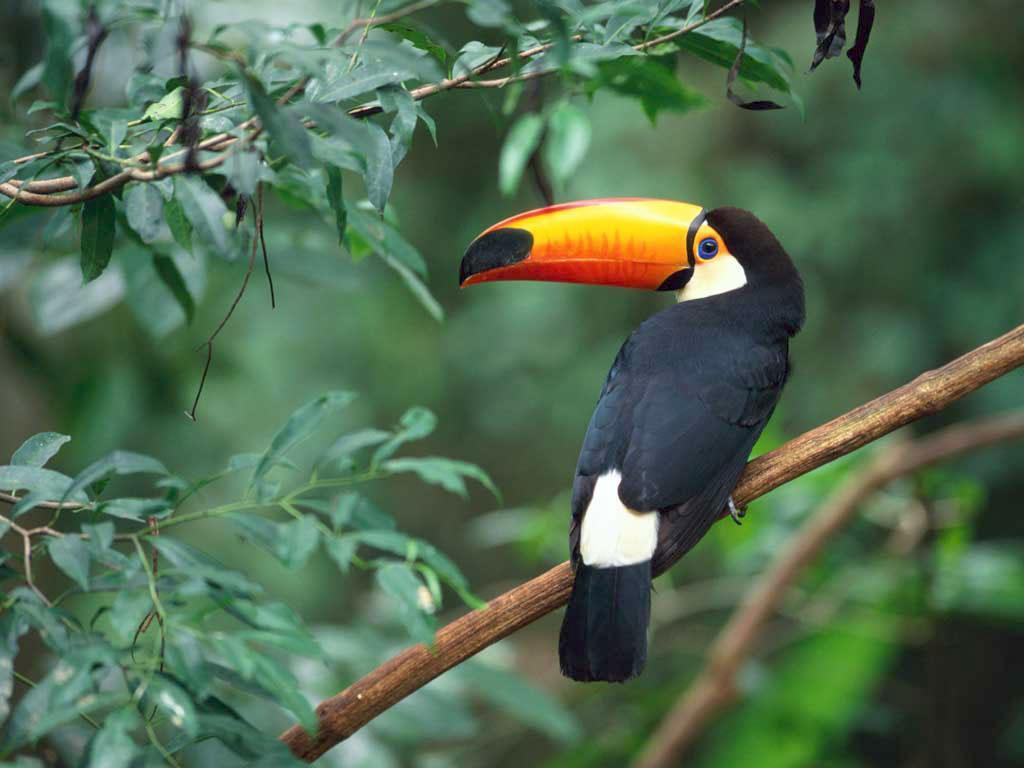
//> input picture blatt_4/report/data/toucan.jpg, 1024 x 768 px
$ ./a2   (built with g++ and OpenCV 4)
//> lines starting //> are read from the running program, lines starting //| are printed output that depends on the picture; after the words box and inside, x2 and y2 are one past the last pixel; in counts of white or black regions, pixels touching at a corner belong together
#include <iostream>
#include <string>
#include <opencv2/core/core.hpp>
#include <opencv2/highgui/highgui.hpp>
#include <opencv2/imgproc/imgproc.hpp>
#include <math.h>

using namespace std;
using namespace cv;

void showandsave(string name, Mat img) {
	imwrite("data/res/" + name + ".png", img);
	imshow(name, img);
	waitKey();
}

// [112 lines left out: functions a1, b1, c1, watershit, not called in this run]

#define use_toucan 1

void ml() {
#if use_toucan
Point toucP1(455, 185); //toucan
Point toucP2(810, 690);
string imname = "toucan";
float thresh = 1.0;
#else
	Point toucP1(90, 70); //kitty
	Point toucP2(240, 450);
	string imname = "grabcut-dataset/388016";
	float thresh = 5.0;
#endif
	Mat img = imread("data/" + imname + ".jpg", CV_LOAD_IMAGE_COLOR);
//> img is the input picture: 768 rows x 1024 cols, CV_8UC3; mean B, G, R 80.9, 106.4, 81.1
	blur(img,img,Size(25,25));
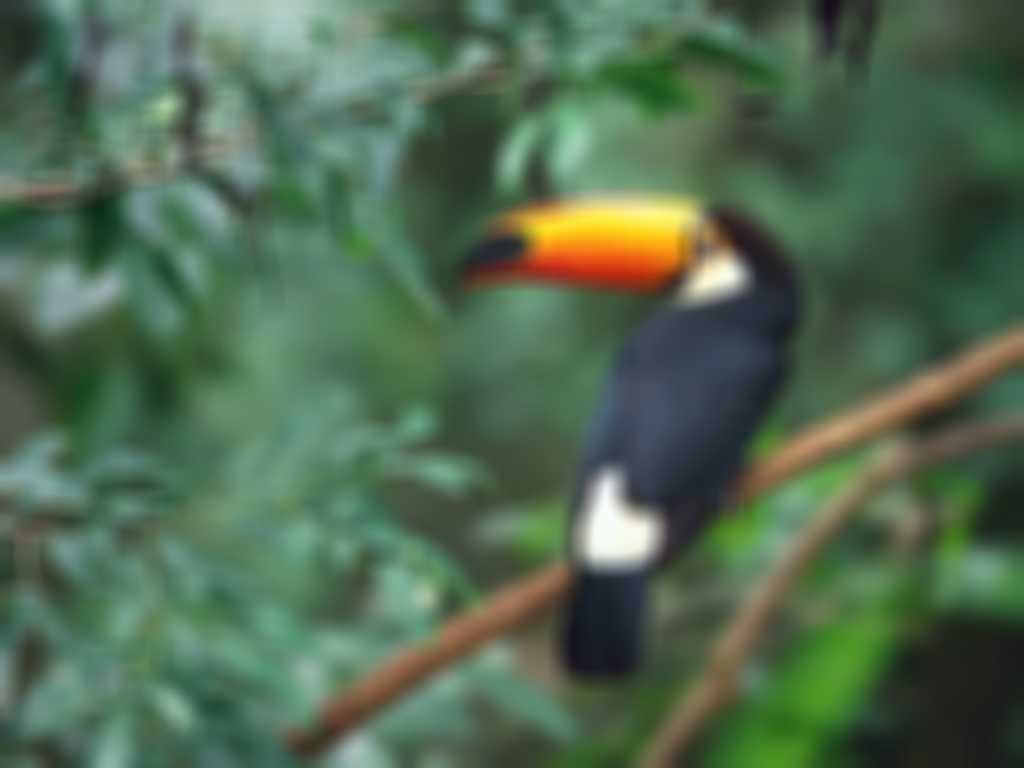
//> img: 768 rows x 1024 cols, CV_8UC3; mean B, G, R 80.9, 106.4, 81.1
// [4 lines of commented-out code are left out]
	Mat tmp;
	img.copyTo(tmp);
	rectangle(tmp, toucP1, toucP2, Scalar(255, 255, 255));
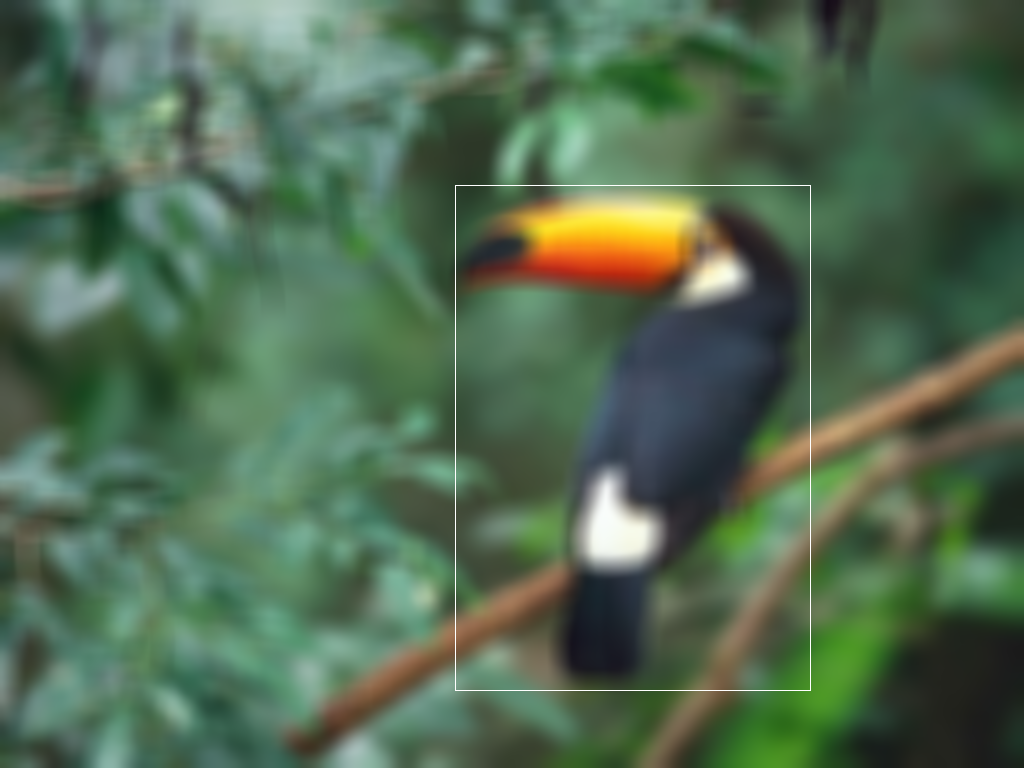
//> tmp: 768 rows x 1024 cols, CV_8UC3; 0.22% of pixels changed, all inside (x1, y1, x2, y2) = (455, 185, 811, 691)
	showandsave(imname + "_bounding", tmp);
	vector<Mat> fgp, bgp;
	for (int i = 0; i < img.cols; i++) {
		for (int j = 0; j < img.rows; j++) {
			Vec3b vpix = img.at<Vec3b>(j, i);
			Mat pix(3, 1, CV_64F);
			pix.at<double>(0, 0) = (double)vpix[0];
			pix.at<double>(1, 0) = (double)vpix[1];
			pix.at<double>(2, 0) = (double)vpix[2];
			if (i < toucP1.x || i > toucP2.x || j < toucP1.y || j > toucP2.y) {
				bgp.push_back(pix);
			} else {
				fgp.push_back(pix);
			}
		}
	}
	Mat meanfg, meanbg, covfg, covbg;
	calcCovarMatrix(&(fgp[0]), fgp.size(), covfg, meanfg, CV_COVAR_NORMAL | CV_COVAR_SCALE);
//> covfg = [[1226.3, 1075.8, 759.8], [1075.8, 2018.9, 1941.2], [759.8, 1941.2, 2901.5]]; meanfg = [75.45, 98.71, 91.41]
	calcCovarMatrix(&(bgp[0]), bgp.size(), covbg, meanbg, CV_COVAR_NORMAL | CV_COVAR_SCALE);
//> covbg = [[1047, 937.9, 774.1], [937.9, 1045.9, 764.6], [774.1, 764.6, 771.2]]; meanbg = [82.53, 108.7, 78.03]
	Mat icfg, icbg;
	invert(covfg, icfg);
//> icfg = [[0.00172, -0.00136, 0.000457], [-0.00136, 0.00246, -0.00129], [0.000457, -0.00129, 0.00109]]
	invert(covbg, icbg);
//> icbg = [[0.00591, -0.0035, -0.00246], [-0.0035, 0.00555, -0.00199], [-0.00246, -0.00199, 0.00574]]
	cout << "mufg" << endl;
	cout << meanfg << endl;
//| [75.45482857396632;
//|  98.71248390105254;
//|  91.41451458897721]
	cout << "covfg" << endl;
	cout << covfg << endl;
//| [1226.304838789279, 1075.794735541557, 759.8074810433164;
//|  1075.794735541557, 2018.883981914772, 1941.174837565003;
//|  759.8074810433164, 1941.174837565003, 2901.455153940054]
	cout << "mubg" << endl;
	cout << meanbg << endl;
//| [82.52743544407352;
//|  108.7073904495494;
//|  78.02516427619513]
	cout << "covbg" << endl;
	cout << covbg << endl;
//| [1047.037100094377, 937.8687922520879, 774.0547684916617;
//|  937.8687922520879, 1045.886185501893, 764.6485154839413;
//|  774.0547684916617, 764.6485154839413, 771.2403134263722]
	double d = 3;
	double prefg = 1.0 / (pow(2.0 * M_PI, d / 2.0) * sqrt(determinant(covfg)));
//> prefg = 1.82e-06
	double prebg = 1.0 / (pow(2.0 * M_PI, d / 2.0) * sqrt(determinant(covbg)));
//> prebg = 1.04e-05
	auto t = [&](Mat x)->double {
		Mat_<double> xf(x);
		Mat fgdiff = xf - meanfg;
		Mat tfgdiff;
		transpose(fgdiff,tfgdiff);
		Mat fgexp = tfgdiff*icfg*fgdiff;
		double f = prefg*exp(-0.5*fgexp.at<double>(0,0));
		Mat bgdiff = xf - meanbg;
		Mat tbgdiff;
		transpose(bgdiff,tbgdiff);
		Mat bgexp = tbgdiff*icbg*bgdiff;
		double b = prebg*exp(-0.5*bgexp.at<double>(0,0));
		return f/b;
	};


	Mat out = Mat::zeros(img.rows, img.cols, CV_8U);
	for (int x = 0; x < out.cols; x++) {
		for (int y = 0; y < out.rows; y++) {
			Vec3b vpix = img.at<Vec3b>(y, x);
			Mat pix(3, 1, CV_8U);
			pix.at<uchar>(0, 0) = vpix[0];
			pix.at<uchar>(1, 0) = vpix[1];
			pix.at<uchar>(2, 0) = vpix[2];
			float tp = t(pix);
			if (tp >= thresh) {
				out.at<uchar>(y, x) = 255;
			} else {
				out.at<uchar>(y, x) = 0;
			}
		}
	}
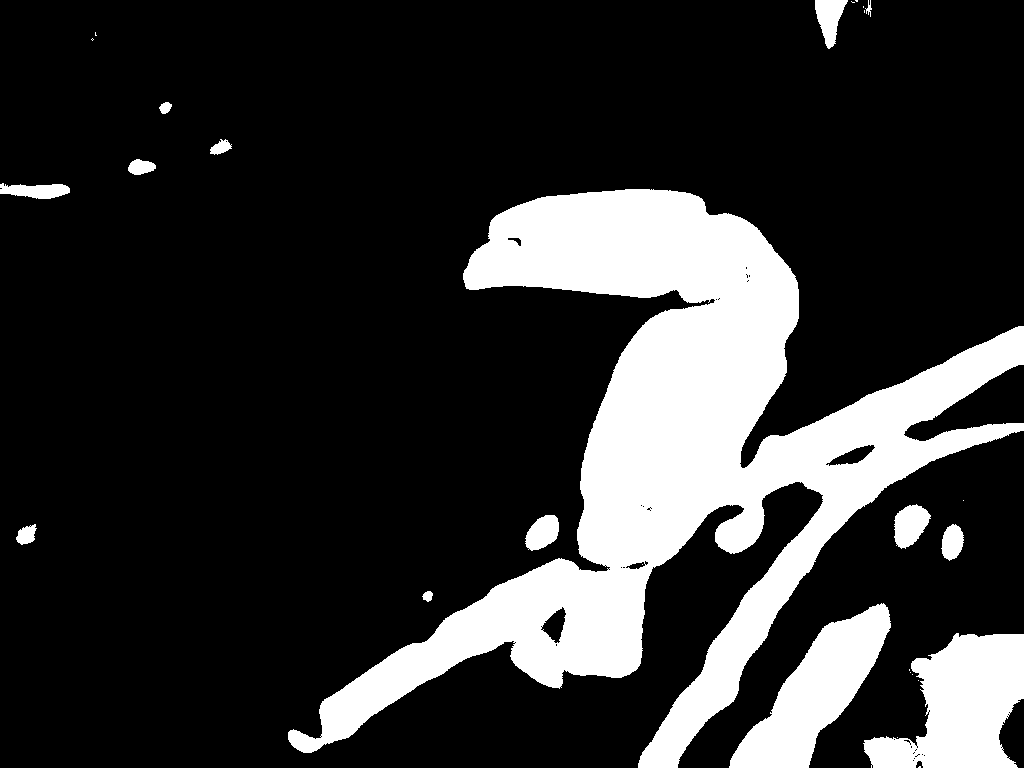
//> out: 768 rows x 1024 cols, CV_8UC1; 19.6% white; 28 white regions (14 under 20 px), largest, box (x1, y1, x2, y2) and area: (288, 189, 1024, 768) 124352, (863, 633, 1024, 768) 13428, (729, 603, 891, 768) 11306
	showandsave(imname + "_output_" + to_string(thresh), out);

}

int main() {
// [4 lines of commented-out code are left out]
	ml();
}
